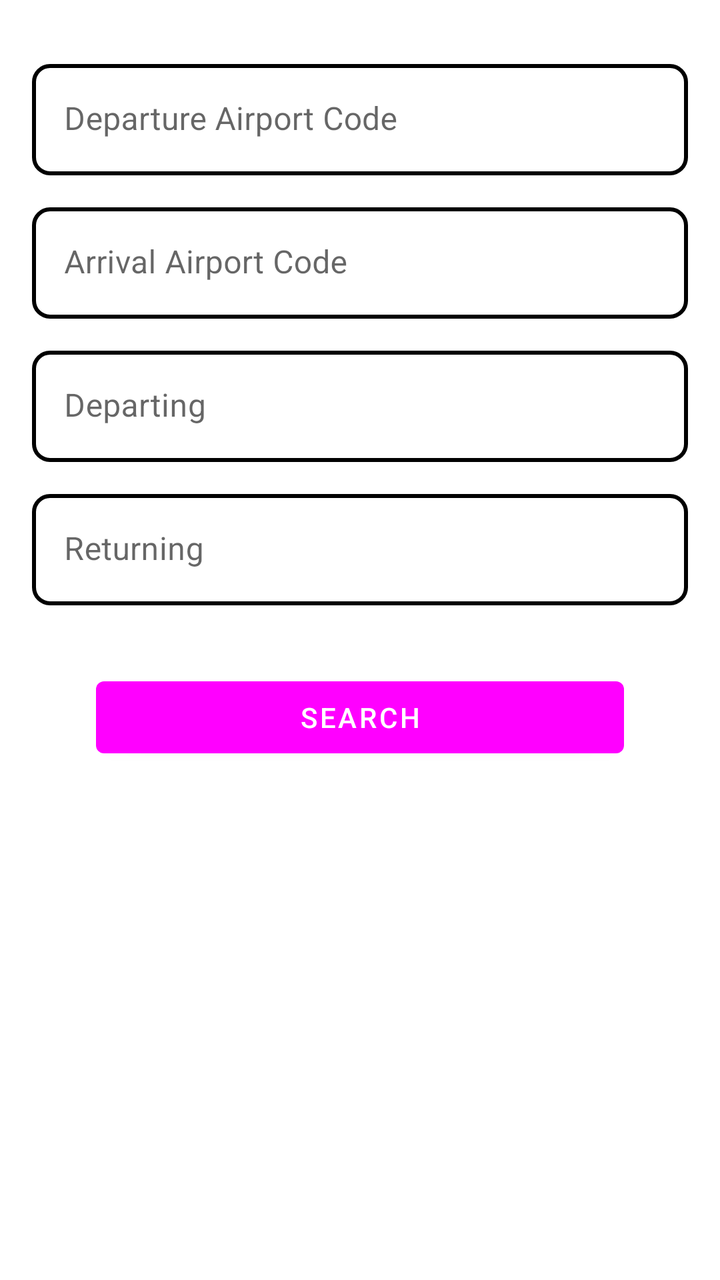
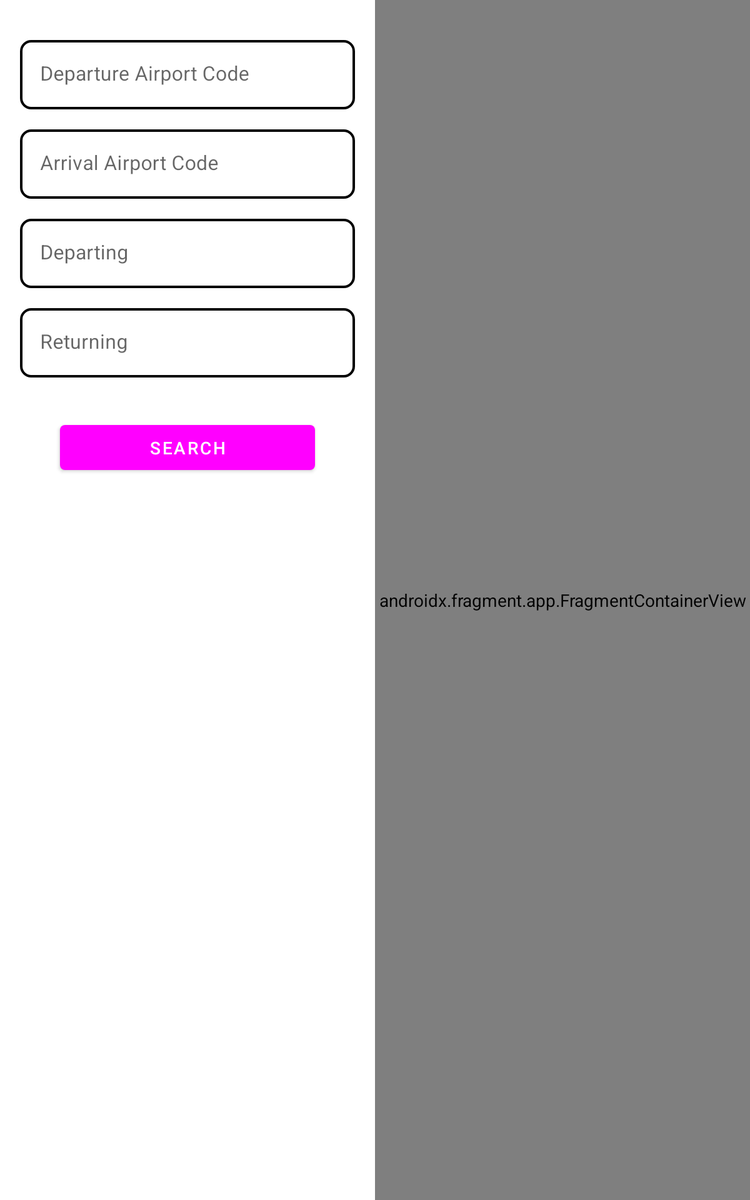

Two renders of one Android screen. The first uses the default layout on a phone; the second uses the alternative layout the repository ships for a different screen configuration, on a matching device. The two XML files are below.
<!-- AndroidManifest.xml: application theme Theme.FlightSearch -->
<!-- res/layout/fragment_search.xml -->
<?xml version="1.0" encoding="utf-8"?>
<androidx.constraintlayout.widget.ConstraintLayout xmlns:android="http://schemas.android.com/apk/res/android"
    android:layout_width="match_parent"
    android:layout_height="match_parent"
    xmlns:app="http://schemas.android.com/apk/res-auto">

    <include
        android:id="@+id/search_view"
        layout="@layout/layout_search"
        />

</androidx.constraintlayout.widget.ConstraintLayout>
<!-- res/layout/layout_search.xml (included above) -->
<?xml version="1.0" encoding="utf-8"?>
<ScrollView
    xmlns:android="http://schemas.android.com/apk/res/android"
    xmlns:app="http://schemas.android.com/apk/res-auto"
    android:layout_width="match_parent"
    android:layout_height="match_parent"
    >

    <androidx.constraintlayout.widget.ConstraintLayout
        android:layout_width="match_parent"
        android:layout_height="wrap_content"
        android:padding="@dimen/search_screen_padding">

        <com.google.android.material.textfield.TextInputLayout
            android:id="@+id/departureCodeInput"
            android:layout_width="match_parent"
            android:layout_height="wrap_content"
            style="@style/Theme.FlightSearch.SearchBox"
            android:hint="@string/departure_airport_code"
            app:layout_constraintTop_toTopOf="parent">

            <com.google.android.material.textfield.TextInputEditText
                android:id="@+id/departureCodeEdt"
                android:layout_width="match_parent"
                android:layout_height="wrap_content"
                android:inputType="text"
                android:background="@drawable/search_box_background" />

        </com.google.android.material.textfield.TextInputLayout>

        <com.google.android.material.textfield.TextInputLayout
            android:id="@+id/arrivalCodeInput"
            android:layout_width="match_parent"
            android:layout_height="wrap_content"
            style="@style/Theme.FlightSearch.SearchBox"
            android:hint="@string/arrival_airport_code"
            app:layout_constraintTop_toBottomOf="@id/departureCodeInput">

            <com.google.android.material.textfield.TextInputEditText
                android:id="@+id/arrivalCodeEdt"
                android:layout_width="match_parent"
                android:layout_height="wrap_content"
                android:inputType="text"
                android:background="@drawable/search_box_background" />
        </com.google.android.material.textfield.TextInputLayout>

        <com.google.android.material.textfield.TextInputLayout
            android:id="@+id/departingInput"
            android:layout_width="match_parent"
            android:layout_height="wrap_content"
            style="@style/Theme.FlightSearch.SearchBox"
            android:hint="@string/departing"
            app:layout_constraintTop_toBottomOf="@id/arrivalCodeInput">

            <com.google.android.material.textfield.TextInputEditText
                android:id="@+id/departingEdt"
                android:layout_width="match_parent"
                android:layout_height="wrap_content"
                android:background="@drawable/search_box_background"
                android:inputType="text"
                android:focusable="false"
                android:focusableInTouchMode="false" />
        </com.google.android.material.textfield.TextInputLayout>

        <com.google.android.material.textfield.TextInputLayout
            android:id="@+id/returningInput"
            android:layout_width="match_parent"
            android:layout_height="wrap_content"
            style="@style/Theme.FlightSearch.SearchBox"
            android:hint="@string/returning"
            app:layout_constraintTop_toBottomOf="@id/departingInput">

            <com.google.android.material.textfield.TextInputEditText
                android:id="@+id/returningEdt"
                android:layout_width="match_parent"
                android:layout_height="wrap_content"
                android:background="@drawable/search_box_background"
                android:inputType="text"
                android:focusable="false"
                android:focusableInTouchMode="false" />
        </com.google.android.material.textfield.TextInputLayout>

        <Button
            android:id="@+id/searchBtn"
            android:layout_width="match_parent"
            android:layout_height="wrap_content"
            android:layout_margin="@dimen/search_button_margin"
            app:layout_constraintTop_toBottomOf="@id/returningInput"
            android:text="@string/search" />

    </androidx.constraintlayout.widget.ConstraintLayout>
</ScrollView>
<!-- resources referenced by this layout -->
<resources>
  <dimen name="search_button_margin">32dp</dimen>
  <dimen name="search_screen_padding">16dp</dimen>
  <!-- drawable search_box_background (drawable) -->
  <?xml version="1.0" encoding="utf-8"?>
  <shape
      xmlns:android="http://schemas.android.com/apk/res/android"
      android:innerRadius="@dimen/search_box_radius"
      android:shape="rectangle">
  
      <stroke
          android:color="@color/blue_200"
          android:width="2dp"/>
      <corners
          android:radius="@dimen/search_box_radius"/>
  </shape>
  <string name="arrival_airport_code">Arrival Airport Code</string>
  <string name="departing">Departing</string>
  <string name="departure_airport_code">Departure Airport Code</string>
  <string name="returning">Returning</string>
  <string name="search">Search</string>
  <style name="Theme.FlightSearch.SearchBox">
          <item name="android:layout_marginTop">@dimen/search_box_margin</item>
          <item name="boxStrokeWidth">0dp</item>
          <item name="boxStrokeWidthFocused">0dp</item>
      </style>
  <style name="Theme.FlightSearch" parent="Theme.MaterialComponents.DayNight.DarkActionBar">
          
          <item name="colorPrimary">@color/blue_500</item>
          <item name="colorPrimaryVariant">@color/blue_700</item>
          <item name="colorOnPrimary">@color/white</item>
          
          <item name="colorSecondary">@color/teal_200</item>
          <item name="colorSecondaryVariant">@color/teal_700</item>
          <item name="colorOnSecondary">@color/black</item>
          
          <item name="android:statusBarColor" tools:targetApi="l">?attr/colorPrimaryVariant</item>
          
      </style>
  <dimen name="search_box_radius">8dp</dimen>
  <dimen name="search_box_margin">16dp</dimen>
</resources>
<!-- res/layout-sw600dp/fragment_search.xml (the repository's variant of the layout above) -->
<!-- drawn on a 7-inch tablet held upright -->
<?xml version="1.0" encoding="utf-8"?>
<androidx.constraintlayout.widget.ConstraintLayout
    xmlns:android="http://schemas.android.com/apk/res/android"
    xmlns:app="http://schemas.android.com/apk/res-auto"
    android:layout_width="match_parent"
    android:layout_height="match_parent"
    >

    <include
        android:id="@+id/search_view"
        layout="@layout/layout_search"
        android:layout_width="0dp"
        android:layout_height="match_parent"
        app:layout_constraintEnd_toStartOf="@id/guideline"
        app:layout_constraintStart_toStartOf="parent"
        />

    <androidx.constraintlayout.widget.Guideline
        android:id="@+id/guideline"
        android:layout_width="0dp"
        android:layout_height="match_parent"
        android:orientation="vertical"
        app:layout_constraintGuide_begin="@dimen/search_panel_width" />

    <androidx.fragment.app.FragmentContainerView
        android:id="@+id/search_result_nav_container"
        android:name="androidx.navigation.fragment.NavHostFragment"
        android:layout_width="0dp"
        android:layout_height="match_parent"
        app:layout_constraintTop_toTopOf="parent"
        app:layout_constraintStart_toEndOf="@id/guideline"
        app:layout_constraintEnd_toEndOf="parent"
        app:navGraph="@navigation/result_list_sub_nav_graph"
        />

</androidx.constraintlayout.widget.ConstraintLayout>
<!-- resources referenced by the variant -->
<!-- as a 7-inch tablet held upright resolves them -->
<resources>
  <dimen name="search_button_margin">32dp</dimen>
  <dimen name="search_panel_width">300dp</dimen>
  <dimen name="search_screen_padding">16dp</dimen>
  <!-- drawable search_box_background (drawable) -->
  <?xml version="1.0" encoding="utf-8"?>
  <shape
      xmlns:android="http://schemas.android.com/apk/res/android"
      android:innerRadius="@dimen/search_box_radius"
      android:shape="rectangle">
  
      <stroke
          android:color="@color/blue_200"
          android:width="2dp"/>
      <corners
          android:radius="@dimen/search_box_radius"/>
  </shape>
  <string name="arrival_airport_code">Arrival Airport Code</string>
  <string name="departing">Departing</string>
  <string name="departure_airport_code">Departure Airport Code</string>
  <string name="returning">Returning</string>
  <string name="search">Search</string>
  <style name="Theme.FlightSearch.SearchBox">
          <item name="android:layout_marginTop">@dimen/search_box_margin</item>
          <item name="boxStrokeWidth">0dp</item>
          <item name="boxStrokeWidthFocused">0dp</item>
      </style>
  <style name="Theme.FlightSearch" parent="Theme.MaterialComponents.DayNight.DarkActionBar">
          
          <item name="colorPrimary">@color/blue_500</item>
          <item name="colorPrimaryVariant">@color/blue_700</item>
          <item name="colorOnPrimary">@color/white</item>
          
          <item name="colorSecondary">@color/teal_200</item>
          <item name="colorSecondaryVariant">@color/teal_700</item>
          <item name="colorOnSecondary">@color/black</item>
          
          <item name="android:statusBarColor" tools:targetApi="l">?attr/colorPrimaryVariant</item>
          
      </style>
  <dimen name="search_box_radius">8dp</dimen>
  <dimen name="search_box_margin">16dp</dimen>
</resources>
